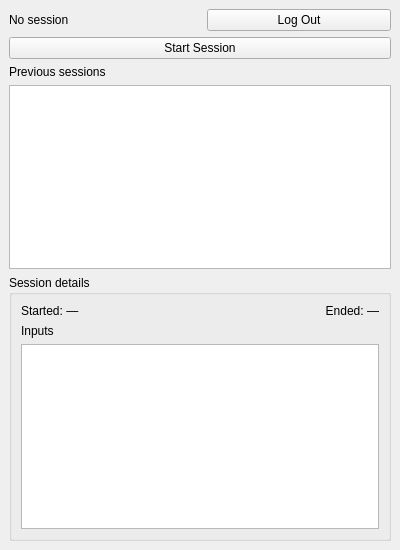
<?xml version="1.0" encoding="UTF-8"?>
<ui version="4.0">
 <class>MainPage</class>
 <widget class="QMainWindow" name="MainPage">
  <property name="geometry">
   <rect>
    <x>0</x>
    <y>0</y>
    <width>400</width>
    <height>550</height>
   </rect>
  </property>
  <property name="windowTitle">
   <string>PerplexPing</string>
  </property>
  <widget class="QWidget" name="centralwidget">
   <layout class="QVBoxLayout" name="mainLayout">
    <item>
     <layout class="QHBoxLayout" name="topLayout">
      <item>
       <widget class="QLabel" name="statusLabel">
        <property name="text">
         <string>No session</string>
        </property>
       </widget>
      </item>
      <item>
       <spacer name="topSpacer">
        <property name="orientation">
         <enum>Qt::Orientation::Horizontal</enum>
        </property>
       </spacer>
      </item>
      <item>
       <widget class="QPushButton" name="logoutButton">
        <property name="text">
         <string>Log Out</string>
        </property>
       </widget>
      </item>
     </layout>
    </item>
    <item>
     <widget class="QPushButton" name="startButton">
      <property name="text">
       <string>Start Session</string>
      </property>
     </widget>
    </item>
    <item>
     <widget class="QLabel" name="sessionListLabel">
      <property name="text">
       <string>Previous sessions</string>
      </property>
     </widget>
    </item>
    <item>
     <widget class="QListWidget" name="sessionList"/>
    </item>
    <item>
     <widget class="QGroupBox" name="detailsBox">
      <property name="title">
       <string>Session details</string>
      </property>
      <layout class="QVBoxLayout" name="detailsLayout">
       <item>
        <layout class="QHBoxLayout" name="timeLayout">
         <item>
          <widget class="QLabel" name="startLabel">
           <property name="text">
            <string>Started: —</string>
           </property>
          </widget>
         </item>
         <item>
          <widget class="QLabel" name="endLabel">
           <property name="text">
            <string>Ended: —</string>
           </property>
           <property name="alignment">
            <set>Qt::AlignmentFlag::AlignRight|Qt::AlignmentFlag::AlignVCenter</set>
           </property>
          </widget>
         </item>
        </layout>
       </item>
       <item>
        <widget class="QLabel" name="inputsLabel">
         <property name="text">
          <string>Inputs</string>
         </property>
        </widget>
       </item>
       <item>
        <widget class="QListWidget" name="timestampList"/>
       </item>
      </layout>
     </widget>
    </item>
   </layout>
  </widget>
 </widget>
 <resources/>
 <connections/>
</ui>
